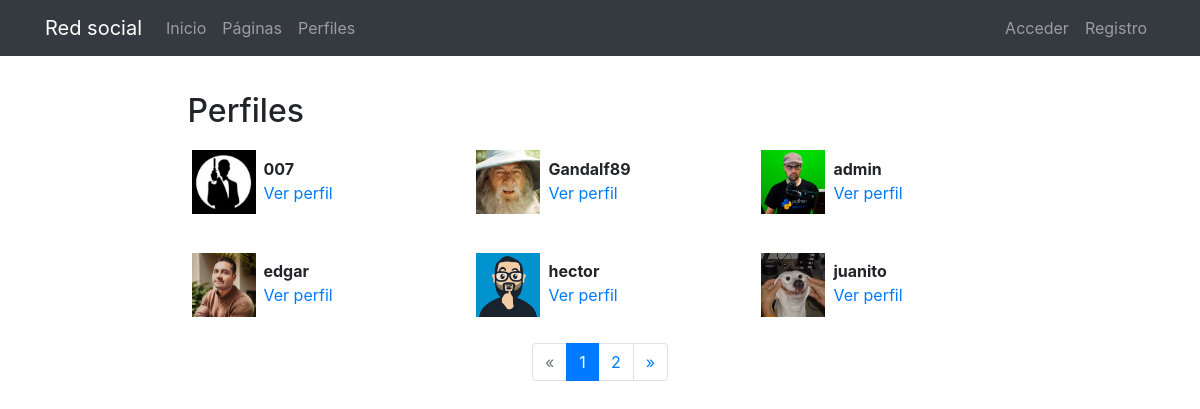
/profiles/, run on the app's committed database.
### registration/models.py (models this page shows)
class Profile(models.Model):
    user = models.OneToOneField(User, on_delete=models.CASCADE)
    avatar = models.ImageField(upload_to=custom_upload_to, null=True, blank=True)
    bio = models.TextField(null=True, blank=True)
    link = models.URLField(max_length=200, null=True, blank=True)
    class Meta:
        ordering = ['user__username']

### profiles/views.py (the view)
# urls.py: path('', ProfileListView.as_view(), name='list'),
class ProfileListView(ListView):
    model = Profile
    template_name = 'profiles/profile_list.html'
    paginate_by = 6

### profiles/templates/profiles/profile_list.html (shortened to what this page needs)
{% extends 'core/base.html' %}
{% load static %}
{% block content %}
<main role="main">
  <div class="container">
    <div class="row mt-3">
      <div class="col-md-9 mx-auto mb-5">
        <h2>Perfiles</h2>
        <div class="row">
          {% for profile in profile_list %}
            <div class="col-md-4 mt-2 mb-3 ">
              <div class="row p-1">
                <div class="col-md-12">
                  {% if profile.avatar %}
                    <img src="{{profile.avatar.url}}" class="img-fluid profile-avatar">
                  {% else %}
                    <img src="{% static 'registration/img/no-avatar.jpg' %}" class="img-fluid profile-avatar">
                  {% endif %}
                  <p class="profile-data">
                    <b>{{profile.user|truncatechars:"16"}}</b><br>
                    <a href="{% url 'profiles:detail' profile.user %}">Ver perfil</a>
                  </p>
                </div>
              </div>
            </div>
          {% endfor %}
        </div>
        {% if is_paginated %}
        <nav aria-label="Page navigation">
          <ul class="pagination justify-content-center">
            {% if page_obj.has_previous %}
              <li class="page-item ">
                <a class="page-link" href="?page={{ page_obj.previous_page_number }}">&laquo;</a>
              </li>
            {% else %}
              <li class="page-item disabled">
                <a class="page-link" href="#" tabindex="-1">&laquo;</a>
              </li>
            {% endif %}
            {% for i in paginator.page_range %}
              <li class="page-item {% if page_obj.number == i %}active{% endif %}">
                <a class="page-link" href="?page={{ i }}">{{ i }}</a>
              </li>
            {% endfor %}
            {% if page_obj.has_next %}
              <li class="page-item ">
                <a class="page-link" href="?page={{ page_obj.next_page_number }}">&raquo;</a>
              </li>
            {% else %}
              <li class="page-item disabled">
                <a class="page-link" href="#" tabindex="-1">&raquo;</a>
              </li>
            {% endif %}
          </ul>
        </nav>
        {% endif %}
      </div>
    </div>
  </div>
</main>
{% endblock %}

### core/templates/core/base.html (shortened to what this page needs)
<!DOCTYPE html>
<html lang="es">
  <head>
    {% load static %}
    <link href="{% static 'core/vendor/bootstrap/css/bootstrap.min.css' %}" rel="stylesheet">
    <link href="{% static 'core/vendor/font-awesome/css/font-awesome.min.css' %}" rel="stylesheet" type="text/css">
    <link href="{% static 'core/css/main.css' %}" rel="stylesheet">
  </head>
  <body>
    <body>
      <nav class="navbar navbar-expand-lg navbar-dark bg-dark">
        <div class="container">
          <a class="navbar-brand" href="{% url 'home' %}">Red social</a>
          <div class="collapse navbar-collapse" id="ned">
            <ul class="navbar-nav mr-auto">
              <li class="nav-item">
                <a class="nav-link" href="{% url 'home' %}">Inicio</a>
              </li>
              <li class="nav-item">
                <a class="nav-link" href="{% url 'pages:pages' %}">Páginas</a>
              </li>
              <li class="nav-item">
                <a class="nav-link" href="{% url 'profiles:list' %}">Perfiles</a>
              </li>
            </ul>
            <ul class="navbar-nav">
              {% if not request.user.is_authenticated %}
                <li class="nav-item">
                  <a class="nav-link" href="{% url 'login' %}">Acceder</a>
                </li>
                <li class="nav-item">
                    <a class="nav-link" href="{% url 'signup' %}">Registro</a>
                  </li>
              {% endif %}
            </ul>
          </div>
        </div>
      </nav>
      {% block content %}{% endblock %}
  </body>
</html>

### core/static/core/css/main.css (style rules this page uses)
main { padding-top: 20px; }
:root { --jumbotron-padding-y: 3rem; }

### profiles/templates/profiles/profile_list.html (style rules this page uses)
.profile-avatar { float:left;width:4rem;height:4rem }
.profile-data { padding-left:4.5rem;padding-top:.4rem; }

### data on the page
Profile: avatar (picture), user "007"
Profile: avatar (picture), user "Gandalf89"
Profile: avatar (picture), user "admin"
Profile: avatar (picture), user "edgar"
Profile: avatar (picture), user "hector"
Profile: avatar (picture), user "juanito"

### other printed values
{{ i }} "1" "2"
